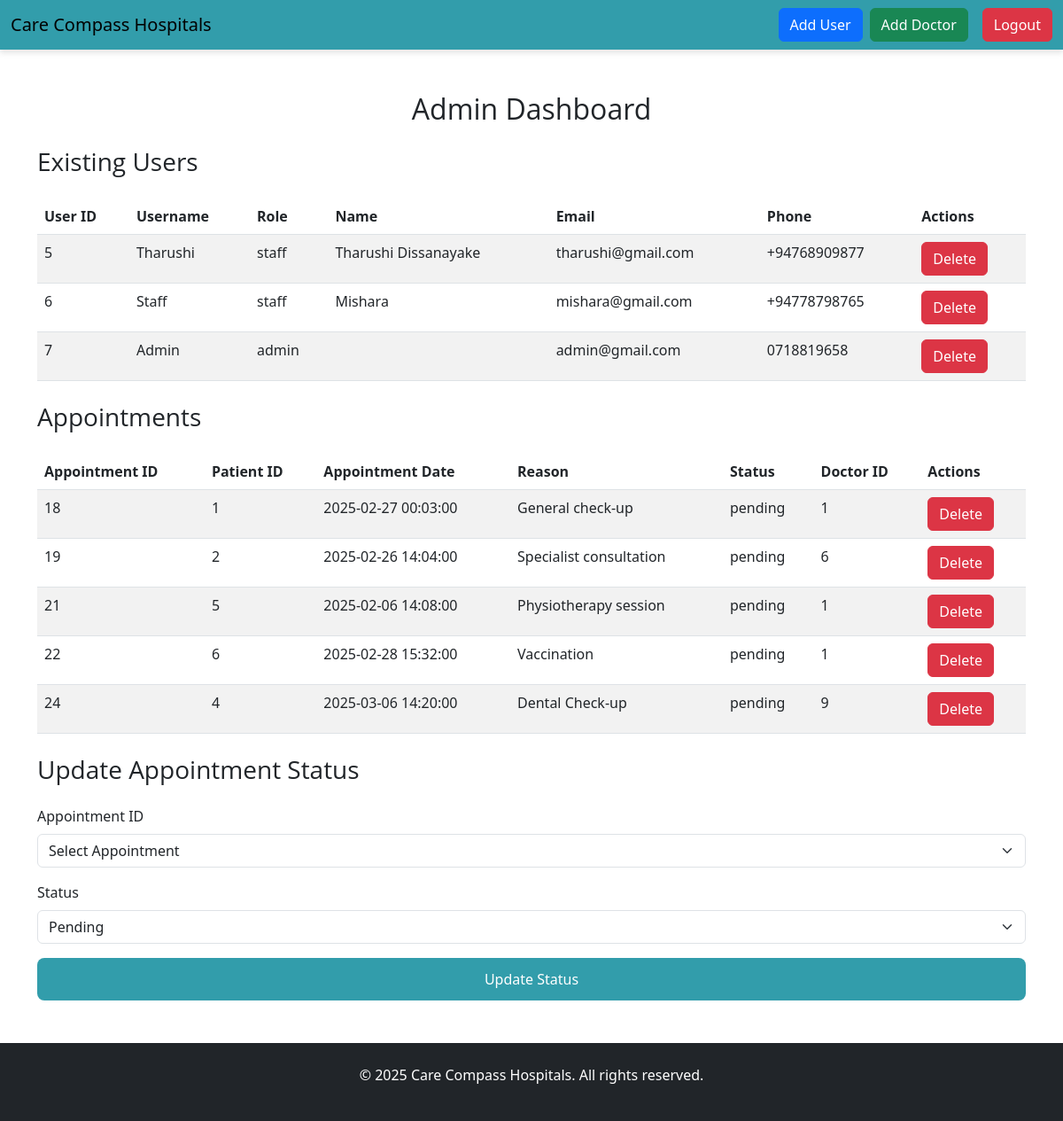
Screenshot of /admin_dashboard.php (signed in) with the database file from the repository.
### tables this page shows
CREATE TABLE `users` (
  `user_id` int(11) NOT NULL,
  `username` varchar(50) NOT NULL,
  `password` varchar(255) NOT NULL,
  `role` enum('admin','staff') NOT NULL,
  `name` varchar(100) NOT NULL,
  `email` varchar(100) NOT NULL,
  `phone` varchar(15) NOT NULL,
  `created_at` timestamp NOT NULL DEFAULT current_timestamp(),
  `updated_at` timestamp NOT NULL DEFAULT current_timestamp() ON UPDATE current_timestamp()
);

CREATE TABLE `appointments` (
  `appointment_id` int(11) NOT NULL,
  `patient_id` int(11) DEFAULT NULL,
  `appointment_date` datetime DEFAULT NULL,
  `reason` varchar(255) DEFAULT NULL,
  `status` enum('pending','confirmed','completed') DEFAULT 'pending',
  `doctor_id` int(11) DEFAULT NULL
);

### admin_dashboard.php (the view, shortened to what this page needs)
<?php
include('db_config.php');
$sql = "SELECT * FROM users";
$users_result = $conn->query($sql);
$sql = "SELECT * FROM appointments";
$appointments_result = $conn->query($sql);
?>
<!DOCTYPE html>
<html lang="en">
<head>
    <link rel="stylesheet" type="text/css" href="styles.css?<?php echo time(); ?>" />
    <link href="https://cdn.jsdelivr.net/npm/bootstrap@5.3.0-alpha1/dist/css/bootstrap.min.css" rel="stylesheet">
</head>
<body>
    <nav class="navbar navbar-expand-lg navbar-light position-sticky top-0">
    <div class="container-fluid">
        <a class="navbar-brand" href="index.php">Care Compass Hospitals</a>
        <div class="collapse navbar-collapse" id="navbarNav">
            <ul class="navbar-nav ms-auto">
                <li>
                    <a href="add_users.php" class="btn btn-primary me-2">Add User</a>
                </li>
                <li>
                <a href="add_doctor.php" class="btn btn-success me-3">Add Doctor</a>
                </li>
                <li>
                <a href="index.php" class="btn btn-danger">Logout</a>
                </li>
            </ul>
        </div>
    </div>
</nav>
    <div class="container my-5">
        <h2 class="text-center">Admin Dashboard</h2>
        <h3 class="my-4">Existing Users</h3>
        <table class="table table-striped">
            <thead>
                <tr>
                    <th>User ID</th>
                    <th>Username</th>
                    <th>Role</th>
                    <th>Name</th>
                    <th>Email</th>
                    <th>Phone</th>
                    <th>Actions</th>
                </tr>
            </thead>
            <tbody>
                <?php while ($row = $users_result->fetch_assoc()): ?>
                    <tr>
                        <td><?php echo $row['user_id']; ?></td>
                        <td><?php echo $row['username']; ?></td>
                        <td><?php echo $row['role']; ?></td>
                        <td><?php echo $row['name']; ?></td>
                        <td><?php echo $row['email']; ?></td>
                        <td><?php echo $row['phone']; ?></td>
                        <td>
                            <a href="admin_dashboard.php?delete_user=<?php echo $row['user_id']; ?>" class="btn btn-danger">Delete</a>
                        </td>
                    </tr>
                <?php endwhile; ?>
            </tbody>
        </table>
        <h3 class="my-4">Appointments</h3>
        <table class="table table-striped">
            <thead>
                <tr>
                    <th>Appointment ID</th>
                    <th>Patient ID</th>
                    <th>Appointment Date</th>
                    <th>Reason</th>
                    <th>Status</th>
                    <th>Doctor ID</th>
                    <th>Actions</th>
                </tr>
            </thead>
            <tbody>
                <?php if ($appointments_result->num_rows > 0): ?>
                    <?php while ($appointment = $appointments_result->fetch_assoc()): ?>
                        <tr>
                            <td><?php echo $appointment['appointment_id']; ?></td>
                            <td><?php echo $appointment['patient_id']; ?></td>
                            <td><?php echo $appointment['appointment_date']; ?></td>
                            <td><?php echo $appointment['reason']; ?></td>
                            <td><?php echo $appointment['status']; ?></td>
                            <td><?php echo $appointment['doctor_id']; ?></td>
                            <td>
                                <a href="admin_dashboard.php?delete_appointment=<?php echo $appointment['appointment_id']; ?>" class="btn btn-danger">Delete</a>
                            </td>
                        </tr>
                    <?php endwhile; ?>
                <?php else: ?>
                    <tr>
                        <td colspan="7">No appointments available.</td>
                    </tr>
                <?php endif; ?>
            </tbody>
        </table>
        <h3 class="my-4">Update Appointment Status</h3>
        <form method="POST" action="admin_dashboard.php">
            <div class="mb-3">
                <label for="appointment_id" class="form-label">Appointment ID</label>
                <select class="form-select" name="appointment_id" required>
                    <option value="">Select Appointment</option>
                </select>
            </div>
            <div class="mb-3">
                <label for="status" class="form-label">Status</label>
                <select class="form-select" name="status" required>
                    <option value="pending">Pending</option>
                </select>
            </div>
            <button type="submit" name="update_status" class="btn btn-primary">Update Status</button>
        </form>
    </div>
    <footer class="bg-dark text-white text-center py-4">
        <p>&copy; 2025 Care Compass Hospitals. All rights reserved.</p>
    </footer>
</body>
</html>

### styles.css (style rules this page uses)
body { font-family: 'Roboto', sans-serif; background-color: #ffffff; color: #005F6B; margin: 0; padding: 0; }
h1, h2, h3, h4, h5, h6 { font-family: 'Open Sans', sans-serif; }
.navbar { background-color: #329dab; z-index: 1030; position: fixed; width: 100%; top: 0; left: 0; padding: 15px; box-shadow: 0 4px 6px rgba(0, 0, 0, 0.1); }
h2 { font-size: 2rem; font-weight: 600; color: #329dab; margin-bottom: 20px; }
button[type="submit"] { background-color: #329dab; border: none; padding: 12px 18px; color: white; font-size: 1rem; border-radius: 8px; cursor: pointer; transition: background-color 0.3s ease; width: 100%; }
.btn-primary { background-color: #007B8A; border-color: #007B8A; font-family: 'Poppins', sans-serif; }

### rows the page displays
users: user_id "5", username "Tharushi", role "staff", name "Tharushi Dissanayake", email "tharushi@gmail.com", phone "+94768909877"
users: user_id "6", username "Staff", role "staff", name "Mishara", email "mishara@gmail.com", phone "+94778798765"
users: user_id "7", username "Admin", role "admin", email "admin@gmail.com", phone "0718819658"
appointments: appointment_id "18", patient "1", appointment_date "2025-02-27 00:03:00", reason "General check-up", status "pending", doctor "1"
appointments: appointment_id "19", patient "2", appointment_date "2025-02-26 14:04:00", reason "Specialist consultation", status "pending", doctor "6"
appointments: appointment_id "21", patient "5", appointment_date "2025-02-06 14:08:00", reason "Physiotherapy session", status "pending", doctor "1"
appointments: appointment_id "22", patient "6", appointment_date "2025-02-28 15:32:00", reason "Vaccination", status "pending", doctor "1"
appointments: appointment_id "24", patient "4", appointment_date "2025-03-06 14:20:00", reason "Dental Check-up", status "pending", doctor "9"
